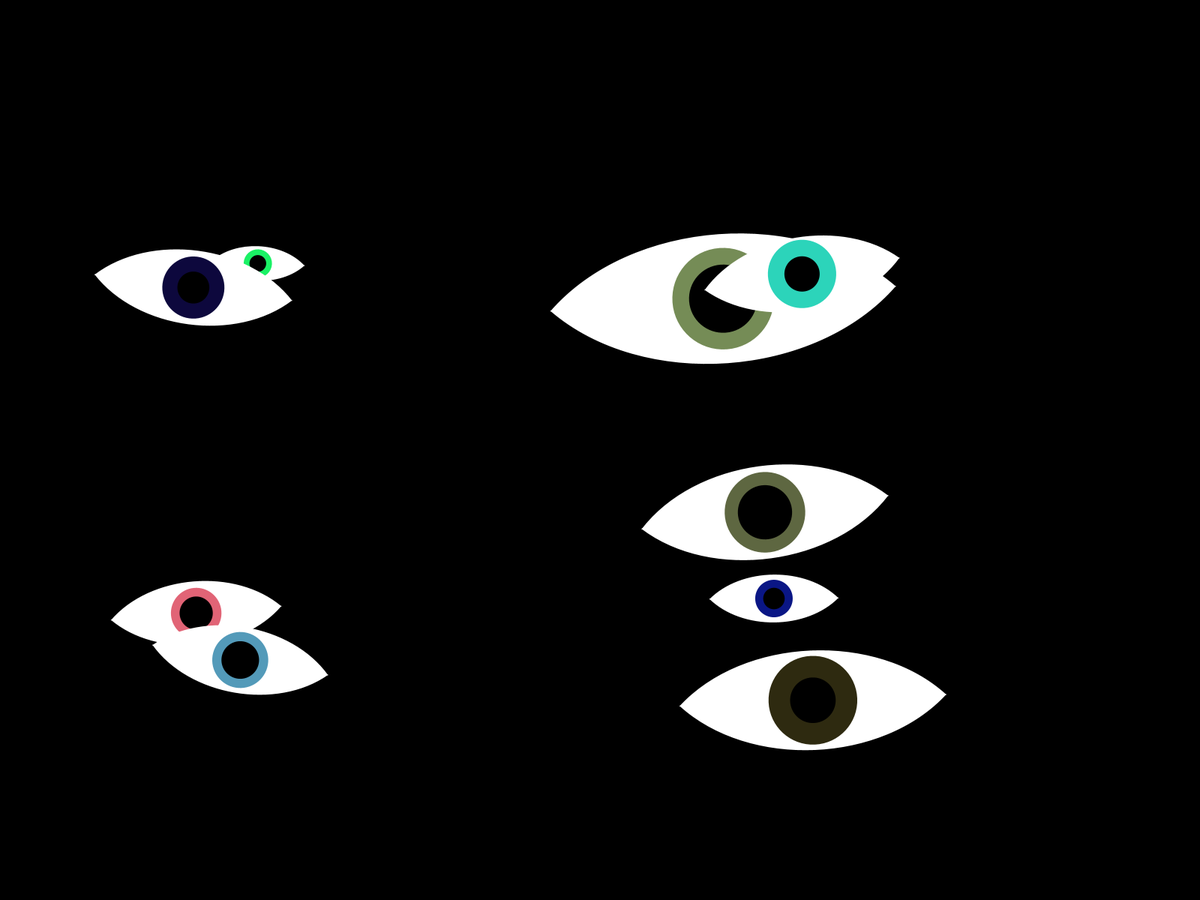
Frame 1 (no input)
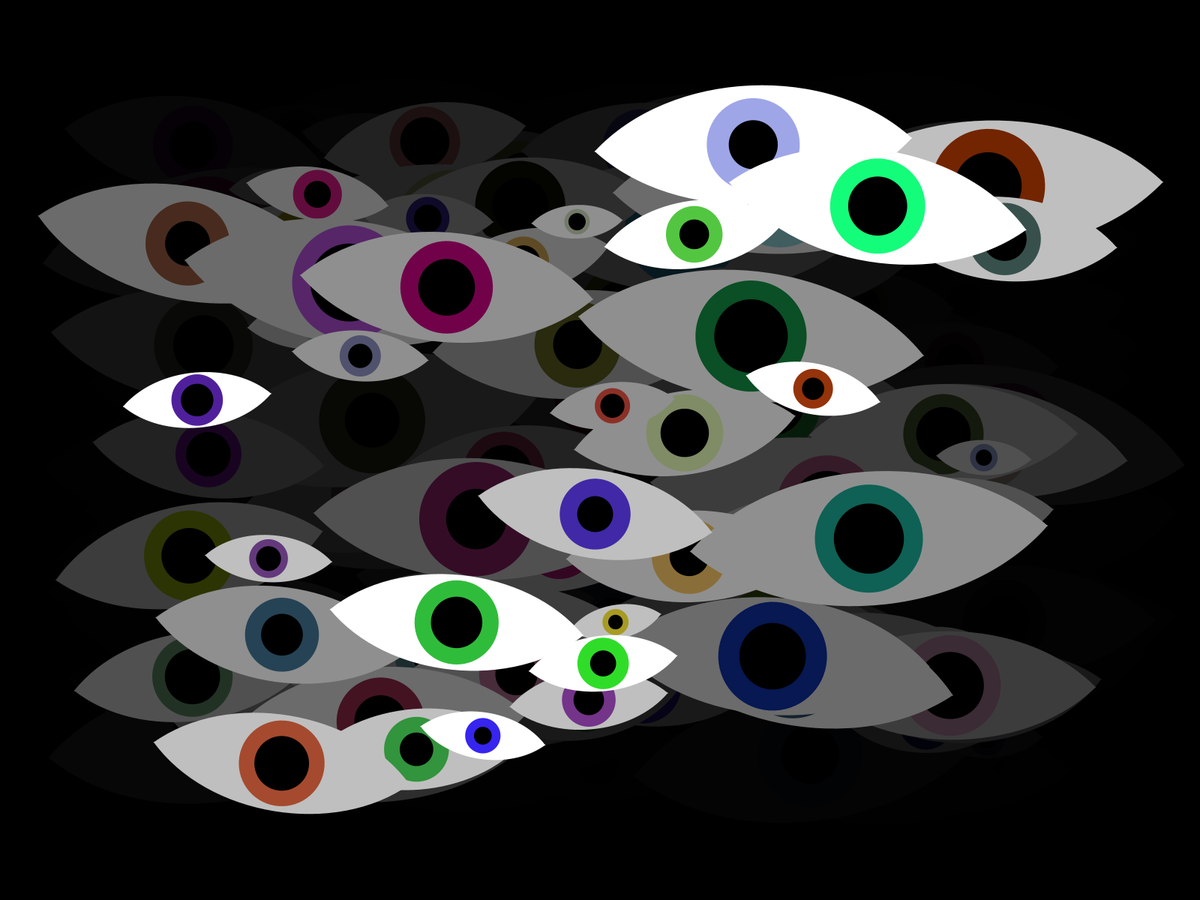
Frame 60 (the mouse pressed at the canvas centre just before this capture)
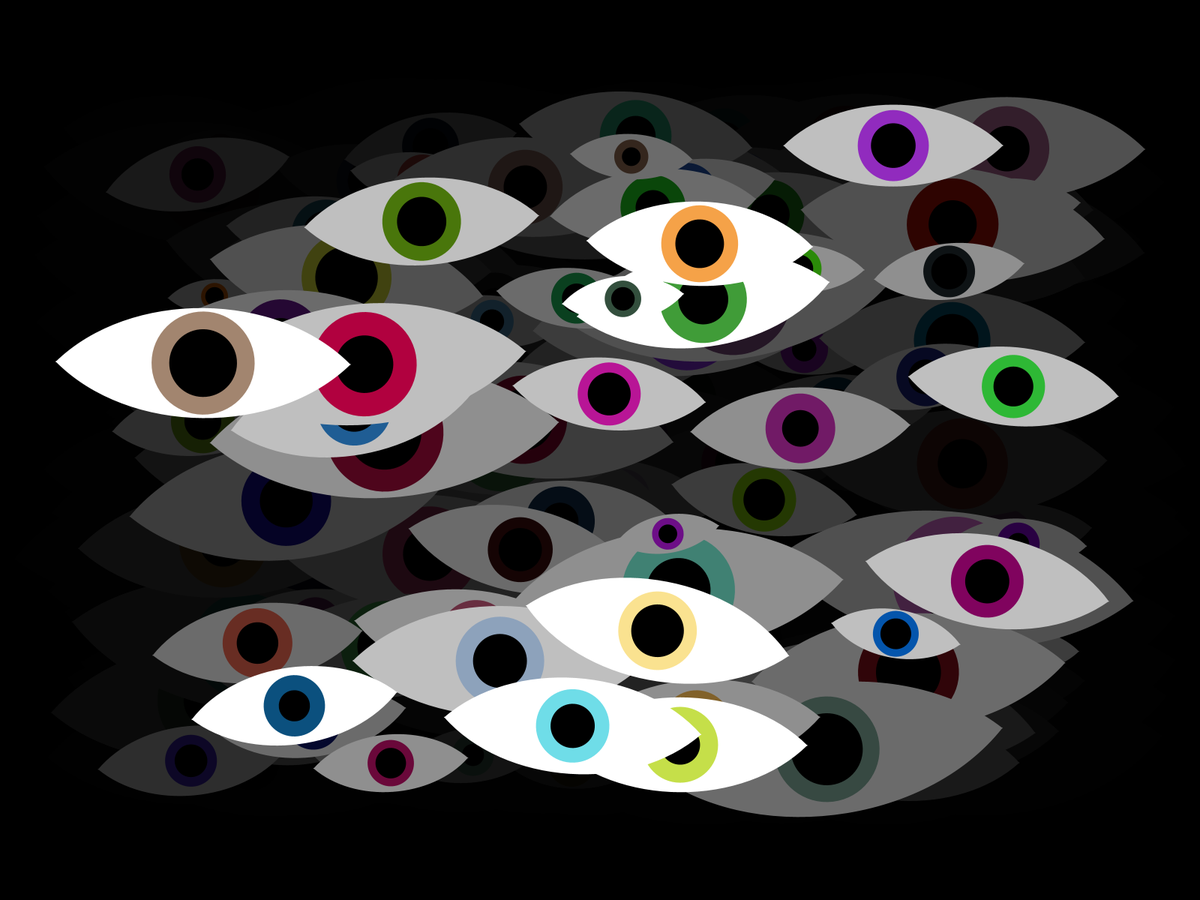
Frame 120 (the mouse held since frame 60 and released just before this capture)

The Processing sketch that drew these frames (run headless with seeded random() and noise(); from frame 60 on, the mouse is pressed at the canvas centre):

// Processing sketch: assignment1
// ── assignment1.pde
boolean animate = true;
float count = 9;
float r_eye_min = 0.05;
float r_eye_max = 0.2;
float r_iris_min = 0.55;
float r_iris_max = 0.7;
float r_pupil_min = 0.5;
float r_pupil_max = 0.7;
float pad = 0.15;
float a_max = TWO_PI / 32.0;

void eye(
  float x, float y,
  float r_eye, float r_iris, float r_pupil,
  color c_eye, color c_iris, color c_pupil
) {
  float a = TWO_PI/10.0;
  float dy = r_eye * 0.5 * sin(a) + 0.5;

  fill(c_eye);
  //arc(x, y-dy, r_eye, r_eye, a, PI-a, OPEN);
  //arc(x, y+dy, r_eye, r_eye, PI+a, TWO_PI-a, OPEN);
  // OpenProcessing doesn't seem to support arc(..., OPEN). math time!
  for(int i = -1; i <= 1; i += 2) {
    float a0_x = x + r_eye;
    float a0_y = y - i * 0.5;
    float c0_x = a0_x - 0.5*r_eye;
    float c0_y = a0_y + i * 0.5*r_eye;
    float a1_x = x - r_eye;
    float a1_y = y - i * 0.5;
    float c1_x = a1_x + 0.5*r_eye;
    float c1_y = a1_y + i * 0.5*r_eye; 
    bezier(a0_x, a0_y, c0_x, c0_y, c1_x, c1_y, a1_x, a1_y);  
  }
  
  fill(c_iris);
  ellipse(x, y, r_iris, r_iris);
  
  fill(c_pupil);
  ellipse(x, y, r_pupil, r_pupil);
}

float rescale(float l0, float r0, float l1, float r1, float x) {
  return (x-l0) / (r0-l0) * (r1-l1) + l1;
}

void setup() {
  //size(960, 540);
  fullScreen();
  noStroke();
  fill(255);
  ellipseMode(CENTER);
  
  if(animate) {
    frameRate(10);
  } else {
    noLoop();
    randomSeed(312334411);
  }
  
  background(0, 0, 0);
}

void draw() {  
  fill(0, 0, 0, 64);
  rect(0, 0, width, height);
  
  for(int i = 0; i < count; i++) {
    float x = random(pad, 1.0-pad) * width;
    float y = random(pad, 1.0-pad) * height;
    float r_eye = random(r_eye_min, r_eye_max) * height;
    float r_iris = random(r_iris_min, r_iris_max) * r_eye;
    float r_pupil = random(r_pupil_min, r_pupil_max) * r_iris;
    float a = random(-a_max, a_max);
    color c_iris = color(
      round(random(0.0, 1.0) * 255),
      round(random(0.0, 1.0) * 255),
      round(random(0.0, 1.0) * 255)
    );
    
    pushMatrix();
    translate(x, y);
    rotate(a);
    eye(
      0, 0,
      r_eye, r_iris, r_pupil,
      color(255, 255, 255), c_iris, color(0, 0, 0)
    );
    popMatrix();
  }
}
